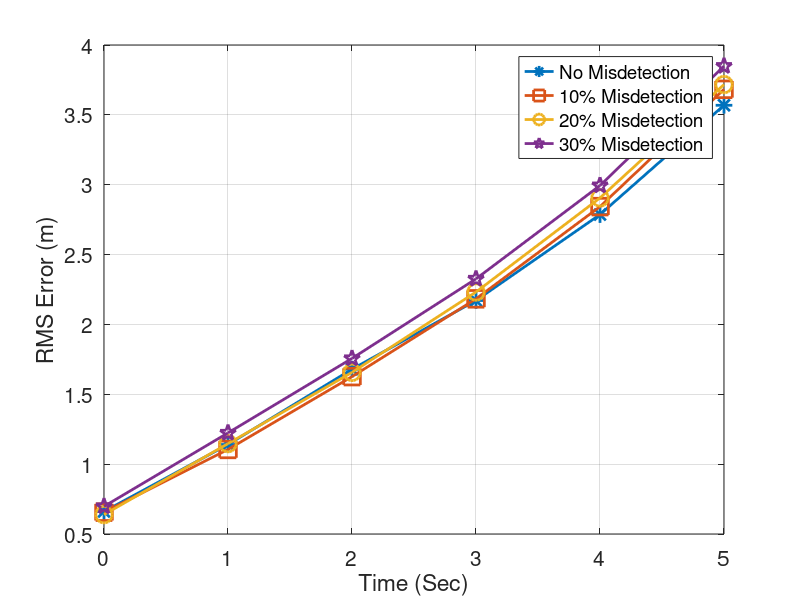

Write MATLAB code to recreate this figure. (Note: this script raises an error after producing the figure.)
close all
clc
clear all

%%%%%%%%%%%%%%%%%%%%%%%%%%%%%%%%%%%%%%%%%%%%%%%%%%%%%%%%%%%%%%%%%%%%%%%%%%%%%%%
%%%%%%%%%%%%%%%%%%%%% Alvie Junction %%%%%%%%%%%%%%%%%%%%%%%%%%%%%%%%%%%
%%%%%%%%%%%%%%%%%%%%%%%%%%%%%%%%%%%%%%%%%%%%%%%%%%%%%%%%%%%%%%%%%%%%%%%%%%%%%%%


positionNoAll = [0.66109137 0.85063599 1.00782465 1.14035895 1.29940116 1.43850732 ...
 1.55490811 1.67937102 1.79415096 1.90716601 2.05145159 2.17123321 ...
 2.33910103 2.49422916 2.65447473 2.7864605  2.98857303 3.157593 ...
 3.33766824 3.56861762];
positionNo = [positionNoAll(1), positionNoAll(4), positionNoAll(8), positionNoAll(12), positionNoAll(16),positionNoAll(20)];
t1 = linspace(0,5,length(positionNo));


position10All = [0.65617333 0.80775407 0.97426038 1.10523692 1.26501868 1.36479992 ...
 1.52301247 1.62638544 1.75948207 1.91113464 2.04052442 2.18311328 ...
 2.3528716  2.52916267 2.71657772 2.8431709  3.04987708 3.24426856 ...
 3.44599434 3.68288194];

position10 = [position10All(1), position10All(4), position10All(8), position10All(12), position10All(16),position10All(20)];
t2 = linspace(0,5,length(position10));


position20All = [0.63870072 0.84481584 1.00336639 1.14687779 1.28992286 1.39508602 ...
 1.53691281 1.65668628 1.77993745 1.91113551 2.05663998 2.23195372 ...
 2.40886744 2.56505056 2.73433484 2.90542316 3.07388848 3.28204131 ...
 3.47916942 3.71688051];

position20 = [position20All(1), position20All(4), position20All(8), position20All(12), position20All(16),position20All(20)];
t3 = linspace(0,5,length(position20));


position30All = [0.69741486 0.90088338 1.06206547 1.2237492  1.35517542 1.48318714 ...
 1.61577428 1.75675313 1.91141043 2.04551522 2.18734216 2.3262087 ...
 2.48532822 2.65221064 2.81365637 2.99414896 3.16379255 3.36585618 ...
 3.59424916 3.84901667];

position30 = [position30All(1), position30All(4), position30All(8), position30All(12), position30All(16),position30All(20)];
t4 = linspace(0,5,length(position30));



% plots
plot(t1,positionNo, '-*', 'LineWidth',2, 'MarkerSize',12)
hold on
plot(t2,position10, '-s', 'LineWidth',2, 'MarkerSize',12)
hold on
plot(t3,position20, '-o', 'LineWidth',2, 'MarkerSize',12)
hold on
plot(t4,position30, '-p', 'LineWidth',2, 'MarkerSize',12)
hold on

% Plot params
xlabel('Time (Sec)', 'FontSize', 15);
ylabel('RMS Error (m)', 'FontSize', 15);
legend('No Misdetection', '10% Misdetection','20% Misdetection', '30% Misdetection')
a = get(gca,'XTickLabel');  
set(gca,'XTickLabel',a,'fontsize',15)
a = get(gca,'YTickLabel');  
set(gca,'YTickLabel',a,'fontsize',15)
grid on
ax=gca;
ax.GridAlpha=0.95;
grid minor
ax=gca;
ax.GridAlpha=0.95;







%%%%%%%%%%%%%%%%%%%%%%%%%%%%%%%%%%%%%%%%%%%%%%%%%%%%%%%%%%%%%%%%%%%%%%%%%%%%%%%
%%%%%%%%%%%%%%%%%%%%% Sighthill Junction %%%%%%%%%%%%%%%%%%%%%%%%%%%%%%%%%%%
%%%%%%%%%%%%%%%%%%%%%%%%%%%%%%%%%%%%%%%%%%%%%%%%%%%%%%%%%%%%%%%%%%%%%%%%%%%%%%%
clc
clear all
close all

positionNoAll = [0.71539388 1.2867068  1.06759797 1.26651194 1.26128427 1.37779653 ...
 1.40906187 1.7604538  1.77556281 2.06707725 2.27156388 2.28042668 ...
 2.46844399 2.8296784  2.85016934 3.01818912 3.30941444 3.45851871 ...
 3.72502597 3.78928181];
positionNo = [positionNoAll(1), positionNoAll(4), positionNoAll(8), positionNoAll(12), positionNoAll(16),positionNoAll(20)];
t1 = linspace(0,5,length(positionNo));


position10All = [0.83073351 1.30230387 1.33244396 1.32775199 1.32097675 1.59329765 ...
 1.55882071 1.74207001 1.98838042 2.1041492  2.10641577 2.32290452 ...
 2.49179591 2.64663557 2.92464365 3.11186221 3.28752962 3.3758052 ...
 3.78550999 3.95442185];

position10 = [position10All(1), position10All(4), position10All(8), position10All(12), position10All(16),position10All(20)];
t2 = linspace(0,5,length(position10));


position20All = [0.9735524 1.32748032 1.22196528 1.30002863 1.53364172 1.42157152 ...
 1.43902813 1.82667098 1.74451777 1.84668055 2.11639137 2.34435163 ...
 2.3838301  2.9684699  2.95173359 3.10031168 3.29434649 3.54848122 ...
 3.79909456 4.06763429];

position20 = [position20All(1), position20All(4), position20All(8), position20All(12), position20All(16),position20All(20)];
t3 = linspace(0,5,length(position20));


position30All = [1.14180136 1.24917887 1.15995807 1.482820232 1.56888551 1.47957995 ...
 1.70756766 2.02016839 2.05385965 2.1658719  2.44438084 2.57743938 ...
 2.70635017 2.94154847 3.16163101 3.32513813 3.67523788 3.74511201 ...
 4.23447989 4.27439926];

position30 = [position30All(1), position30All(4), position30All(8), position30All(12), position30All(16),position30All(20)];
t4 = linspace(0,5,length(position30));



% plots
plot(t1,positionNo, '-*', 'LineWidth',2, 'MarkerSize',12)
hold on
plot(t2,position10, '-s', 'LineWidth',2, 'MarkerSize',12)
hold on
plot(t3,position20, '-o', 'LineWidth',2, 'MarkerSize',12)
hold on
plot(t4,position30, '-p', 'LineWidth',2, 'MarkerSize',12)
hold on

% Plot params
xlabel('Time (Sec)', 'FontSize', 15);
ylabel('RMS Error (m)', 'FontSize', 15);
legend('No Misdetection', '10% Misdetection','20% Misdetection', '30% Misdetection')
a = get(gca,'XTickLabel');  
set(gca,'XTickLabel',a,'fontsize',15)
a = get(gca,'YTickLabel');  
set(gca,'YTickLabel',a,'fontsize',15)
grid on
ax=gca;
ax.GridAlpha=0.95;
grid minor
ax=gca;
ax.GridAlpha=0.95;